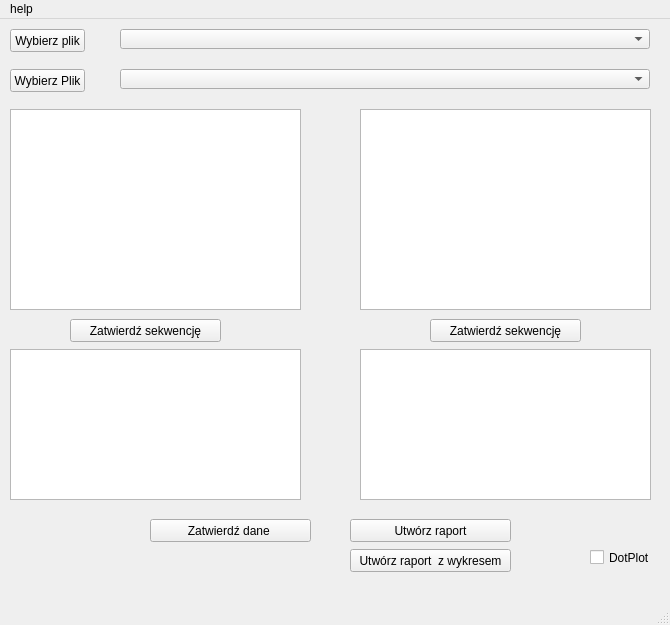
<?xml version="1.0" encoding="UTF-8"?>
<ui version="4.0">
 <class>MainWindow</class>
 <widget class="QMainWindow" name="MainWindow">
  <property name="geometry">
   <rect>
    <x>0</x>
    <y>0</y>
    <width>670</width>
    <height>625</height>
   </rect>
  </property>
  <property name="windowTitle">
   <string>MainWindow</string>
  </property>
  <widget class="QWidget" name="centralWidget">
   <widget class="QPushButton" name="pushButton">
    <property name="geometry">
     <rect>
      <x>10</x>
      <y>10</y>
      <width>75</width>
      <height>23</height>
     </rect>
    </property>
    <property name="text">
     <string>Wybierz plik</string>
    </property>
   </widget>
   <widget class="QPushButton" name="pushButton_2">
    <property name="geometry">
     <rect>
      <x>10</x>
      <y>50</y>
      <width>75</width>
      <height>23</height>
     </rect>
    </property>
    <property name="text">
     <string>Wybierz Plik</string>
    </property>
   </widget>
   <widget class="QLabel" name="label">
    <property name="geometry">
     <rect>
      <x>90</x>
      <y>160</y>
      <width>171</width>
      <height>51</height>
     </rect>
    </property>
    <property name="text">
     <string/>
    </property>
   </widget>
   <widget class="QLabel" name="label_2">
    <property name="geometry">
     <rect>
      <x>420</x>
      <y>160</y>
      <width>111</width>
      <height>20</height>
     </rect>
    </property>
    <property name="text">
     <string/>
    </property>
   </widget>
   <widget class="QPushButton" name="pushButton_3">
    <property name="geometry">
     <rect>
      <x>70</x>
      <y>300</y>
      <width>151</width>
      <height>23</height>
     </rect>
    </property>
    <property name="text">
     <string>Zatwierdź sekwencję</string>
    </property>
   </widget>
   <widget class="QTextEdit" name="textEdit">
    <property name="geometry">
     <rect>
      <x>10</x>
      <y>90</y>
      <width>291</width>
      <height>201</height>
     </rect>
    </property>
    <property name="readOnly">
     <bool>true</bool>
    </property>
   </widget>
   <widget class="QTextEdit" name="textEdit_2">
    <property name="geometry">
     <rect>
      <x>360</x>
      <y>90</y>
      <width>291</width>
      <height>201</height>
     </rect>
    </property>
    <property name="readOnly">
     <bool>true</bool>
    </property>
   </widget>
   <widget class="QPushButton" name="pushButton_4">
    <property name="geometry">
     <rect>
      <x>430</x>
      <y>300</y>
      <width>151</width>
      <height>23</height>
     </rect>
    </property>
    <property name="text">
     <string>Zatwierdź sekwencję</string>
    </property>
   </widget>
   <widget class="QTextEdit" name="textEdit_3">
    <property name="geometry">
     <rect>
      <x>10</x>
      <y>330</y>
      <width>291</width>
      <height>151</height>
     </rect>
    </property>
    <property name="readOnly">
     <bool>true</bool>
    </property>
   </widget>
   <widget class="QTextEdit" name="textEdit_4">
    <property name="geometry">
     <rect>
      <x>360</x>
      <y>330</y>
      <width>291</width>
      <height>151</height>
     </rect>
    </property>
    <property name="readOnly">
     <bool>true</bool>
    </property>
   </widget>
   <widget class="QPushButton" name="pushButton_5">
    <property name="geometry">
     <rect>
      <x>150</x>
      <y>500</y>
      <width>161</width>
      <height>23</height>
     </rect>
    </property>
    <property name="text">
     <string>Zatwierdź dane </string>
    </property>
   </widget>
   <widget class="QComboBox" name="comboBox">
    <property name="geometry">
     <rect>
      <x>120</x>
      <y>10</y>
      <width>530</width>
      <height>20</height>
     </rect>
    </property>
    <property name="focusPolicy">
     <enum>Qt::WheelFocus</enum>
    </property>
    <property name="toolTip">
     <string/>
    </property>
    <property name="sizeAdjustPolicy">
     <enum>QComboBox::AdjustToMinimumContentsLength</enum>
    </property>
    <property name="frame">
     <bool>true</bool>
    </property>
   </widget>
   <widget class="QComboBox" name="comboBox_2">
    <property name="geometry">
     <rect>
      <x>120</x>
      <y>50</y>
      <width>530</width>
      <height>20</height>
     </rect>
    </property>
   </widget>
   <widget class="QCustomPlot" name="plot" native="true">
    <property name="geometry">
     <rect>
      <x>680</x>
      <y>10</y>
      <width>851</width>
      <height>501</height>
     </rect>
    </property>
   </widget>
   <widget class="QPushButton" name="pushButton_6">
    <property name="geometry">
     <rect>
      <x>680</x>
      <y>520</y>
      <width>75</width>
      <height>23</height>
     </rect>
    </property>
    <property name="text">
     <string>Rysuj wykres</string>
    </property>
   </widget>
   <widget class="QPushButton" name="pushButton_7">
    <property name="geometry">
     <rect>
      <x>840</x>
      <y>520</y>
      <width>111</width>
      <height>23</height>
     </rect>
    </property>
    <property name="text">
     <string>Dopasuj do wykresu</string>
    </property>
   </widget>
   <widget class="QPushButton" name="pushButton_8">
    <property name="geometry">
     <rect>
      <x>760</x>
      <y>520</y>
      <width>75</width>
      <height>23</height>
     </rect>
    </property>
    <property name="text">
     <string>Wyczyść</string>
    </property>
   </widget>
   <widget class="QCheckBox" name="checkBox">
    <property name="geometry">
     <rect>
      <x>590</x>
      <y>530</y>
      <width>70</width>
      <height>17</height>
     </rect>
    </property>
    <property name="text">
     <string>DotPlot</string>
    </property>
   </widget>
   <widget class="QPushButton" name="pushButton_9">
    <property name="geometry">
     <rect>
      <x>350</x>
      <y>500</y>
      <width>161</width>
      <height>23</height>
     </rect>
    </property>
    <property name="text">
     <string>Utwórz raport</string>
    </property>
   </widget>
   <widget class="QPushButton" name="pushButton_10">
    <property name="geometry">
     <rect>
      <x>680</x>
      <y>550</y>
      <width>75</width>
      <height>23</height>
     </rect>
    </property>
    <property name="text">
     <string>Segreguj po 3</string>
    </property>
   </widget>
   <widget class="QPushButton" name="pushButton_11">
    <property name="geometry">
     <rect>
      <x>760</x>
      <y>550</y>
      <width>75</width>
      <height>23</height>
     </rect>
    </property>
    <property name="text">
     <string>Segreguj po 5</string>
    </property>
   </widget>
   <widget class="QPushButton" name="pushButton_12">
    <property name="geometry">
     <rect>
      <x>840</x>
      <y>550</y>
      <width>75</width>
      <height>23</height>
     </rect>
    </property>
    <property name="text">
     <string>Segreguj po 7</string>
    </property>
   </widget>
   <widget class="QPushButton" name="pushButton_13">
    <property name="geometry">
     <rect>
      <x>350</x>
      <y>530</y>
      <width>161</width>
      <height>23</height>
     </rect>
    </property>
    <property name="text">
     <string>Utwórz raport  z wykresem</string>
    </property>
   </widget>
  </widget>
  <widget class="QStatusBar" name="statusBar"/>
  <widget class="QMenuBar" name="menuBar">
   <property name="geometry">
    <rect>
     <x>0</x>
     <y>0</y>
     <width>670</width>
     <height>21</height>
    </rect>
   </property>
   <widget class="QMenu" name="menuhelp">
    <property name="title">
     <string>help</string>
    </property>
    <addaction name="actionhelp_2"/>
   </widget>
   <addaction name="menuhelp"/>
  </widget>
  <action name="actionhelp">
   <property name="checkable">
    <bool>true</bool>
   </property>
   <property name="text">
    <string>help</string>
   </property>
  </action>
  <action name="actionhep">
   <property name="text">
    <string>help</string>
   </property>
  </action>
  <action name="actionhelp_2">
   <property name="text">
    <string>help</string>
   </property>
  </action>
 </widget>
 <layoutdefault spacing="6" margin="11"/>
 <customwidgets>
  <customwidget>
   <class>QCustomPlot</class>
   <extends>QWidget</extends>
   <header>qcustomplot.h</header>
   <container>1</container>
  </customwidget>
 </customwidgets>
 <resources/>
 <connections/>
</ui>
